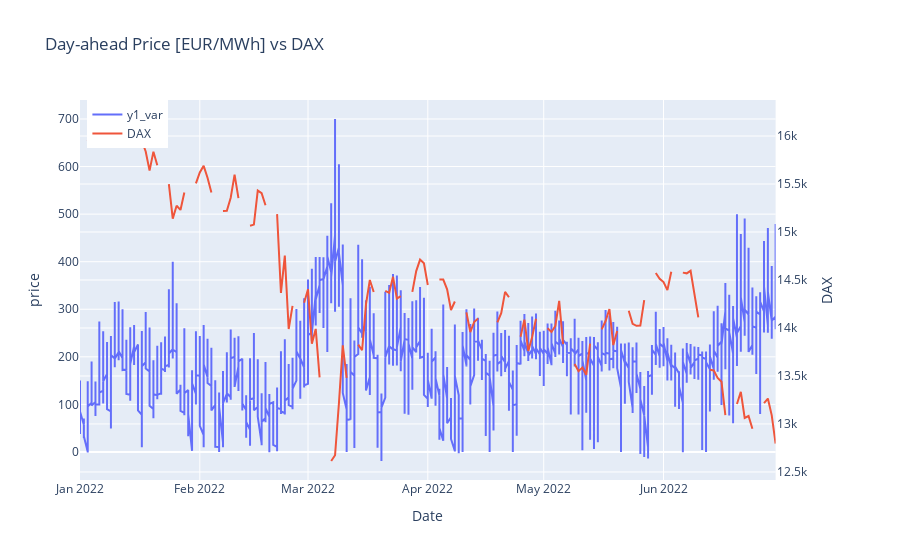

Notebook code for this chart:
### Code cell
plotters.plot_compare_two_col(xgb_merged_data, 'price', 'DAX', 'Day-ahead Price [EUR/MWh] vs DAX')

### Figure 1 — Plotly figure (JSON) as saved in the notebook; plotly's stock layout.template omitted (floating-point values rounded to 4 significant figures; data arrays with more than 128 entries replaced by an {"elided": "..."} marker saying what was removed)
{"data": [{"name": "y1_var", "type": "scatter", "x": {"elided": "4344 str values"}, "xaxis": "x", "y": {"elided": "4344 float values"}, "yaxis": "y"}, {"name": "DAX", "type": "scatter", "x": {"elided": "4344 str values"}, "xaxis": "x", "y": {"elided": "4344 float values"}, "yaxis": "y2"}], "layout": {"hovermode": "x unified", "legend": {"x": 0.01, "y": 1}, "title": {"text": "Day-ahead Price [EUR/MWh] vs DAX"}, "xaxis": {"anchor": "y", "domain": [0, 0.94], "title": {"text": "Date"}}, "yaxis": {"anchor": "x", "domain": [0, 1], "title": {"text": "price"}}, "yaxis2": {"anchor": "x", "overlaying": "y", "side": "right", "title": {"text": "DAX"}}}}
